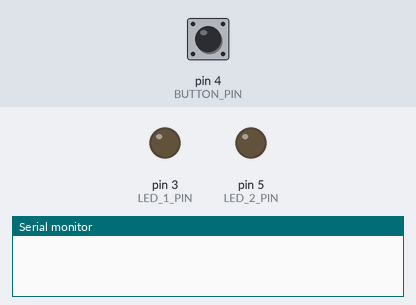
The sketch below on a simulated Arduino Uno, built with avr-gcc and run on an emulated ATmega328P. On the bench: output pins drawn as LEDs (lit = HIGH), the last lines printed to the serial monitor. Inputs (shaded band) come from the test bench; at power-on: pin 4 (BUTTON_PIN) HIGH. Random numbers use the default seed unless the sketch sets one.

Above: at 2.3 s.
2.4 s: pin 4 (BUTTON_PIN) pulled LOW for 3.2 s
7.5 s: pin 4 (BUTTON_PIN) pulled LOW for 0.15 s
At 7.9 s:
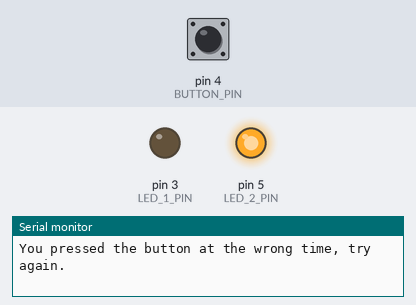
Timing chart, 0 to 10.5 s (numbered marks = the images above; inputs shaded):
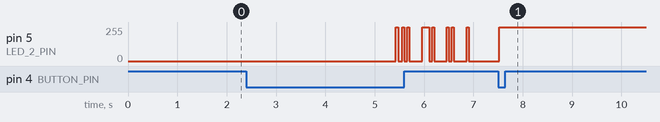

The sketch:

ReactionTimeTester.ino
```cpp
#include "Button.h"
#include "Led.h"
#include <MsTimer2.h>

#define LED_1_PIN 3
#define LED_2_PIN 5
#define BUTTON_PIN 4
#define KEY_THRESHOLD 1500
#define BAUD_RATE 9600
#define LED_DELAY 1000
#define INTERVAL 2
#define TIMES_TO_TEST 5
#define DEBOUNCE_DELAY 50

Led Led1(LED_1_PIN);
Led Led2(LED_2_PIN);
Button Button1(BUTTON_PIN);

int reactionTimeArray[TIMES_TO_TEST];
unsigned long timeOfClick = 0;
int intervalCount = 0;

void buttonCheck() {
  if (millis() > 1500) {
    if (Button1.isPressed()) {
      intervalCount++;
    }
    else {
      intervalCount = 0;
    }
  }
}

int getAverageReactionTime() {
  float sumOfReactionTimes = 0;
  for (int i = 0; i < (TIMES_TO_TEST); i++) {
    sumOfReactionTimes += reactionTimeArray[i];
  }

  return (sumOfReactionTimes / TIMES_TO_TEST);
};

int doTest() {
  int timesTested = 0;
  unsigned long startTime = 0;
  int startNext = 0;
  int randomDelay = 0;
  bool buttonPressed = false;

  while (timesTested < TIMES_TO_TEST) {
    Led1.off();
    Led2.off();
    startTime = millis();
    randomDelay = random(1, 5000);

    do {
      buttonPressed = false;
      if (millis() - startTime >= randomDelay) {
        Led1.on();

        if (Button1.isPressed()) {
          buttonPressed = true;
          reactionTimeArray[timesTested] = (millis() - startTime);

          timesTested++;
          Led1.off();
          delay(500);
        }
      }

      if (Button1.isPressed() && millis() - startTime < randomDelay){
        buttonPressed = true;
        Led2.on();
        return 0;
      }
    }  while (!buttonPressed);
  }

  Led2.blinkLed();

  return getAverageReactionTime();
}

void setup() {
  // put your setup code here, to run once:
  Serial.begin(BAUD_RATE);
  MsTimer2::set(INTERVAL, buttonCheck);
  MsTimer2::start();
}

void loop() {
  if (intervalCount >= KEY_THRESHOLD && intervalCount < KEY_THRESHOLD + 300) {
    Led2.blinkLed();
    int result = doTest();

    if(result == 0){
      Serial.println(F("You pressed the button at the wrong time, try again."));
    }
    else{
      Serial.print(F("Reaction time: "));
      Serial.println(result);
    }
  }
}
```

Button.h
```cpp
class Button {
  private:
    byte _pin;
    byte _state;
    byte _lastReading;
    unsigned long _lastDebounceTime = 0;
    unsigned long _debounceDelay = 25;
    int _baudrate = 9600;
  public:
    Button(byte pin) {
      _pin = pin;
      _lastReading = LOW;
      init();
    }

    void init(){
      pinMode(_pin, INPUT_PULLUP);
      update();
    }

    void update(){
      byte newReading = digitalRead(_pin);
      if (newReading != _lastReading) {
        _lastDebounceTime = millis();
      }

      if (millis() - _lastDebounceTime > _debounceDelay) {
        _state = newReading;
      }

      _lastReading = newReading;
    }

    byte getState() {
      update();
      return _state;
    }

    bool isPressed() {
      return (getState() == LOW);
    }
};
```

Led.h
```cpp
#include <MsTimer2.h>
#define BLINK_TIME 1500
#define BLINK_ON_INTERVAL 100
#define BLINK_OFF_INTERVAL 50

class Led {
  private:
    byte _pin;
  public:
    Led(byte pin) {
      _pin = pin;
      init();
    }

    void init(){
      pinMode(_pin, OUTPUT);

      off();
    }

    void on(){
      digitalWrite(_pin, HIGH);
    }

    void off(){
      digitalWrite(_pin, LOW);
    }

    bool isLit(){
      return (digitalRead(_pin) == HIGH);
    }

   void blinkLed(){
      unsigned long startMillis = millis();

      while(millis() - startMillis < BLINK_TIME){
        if((millis() - startMillis) % BLINK_ON_INTERVAL == 0){
          on();
        }

        if((millis() - startMillis) % BLINK_OFF_INTERVAL == 0) {
          off();
        }
      }
   }

};
```

Measured:
- after the input at 7.5 s, pin 5 (LED_2_PIN): 0/255 → 255/255 at once
